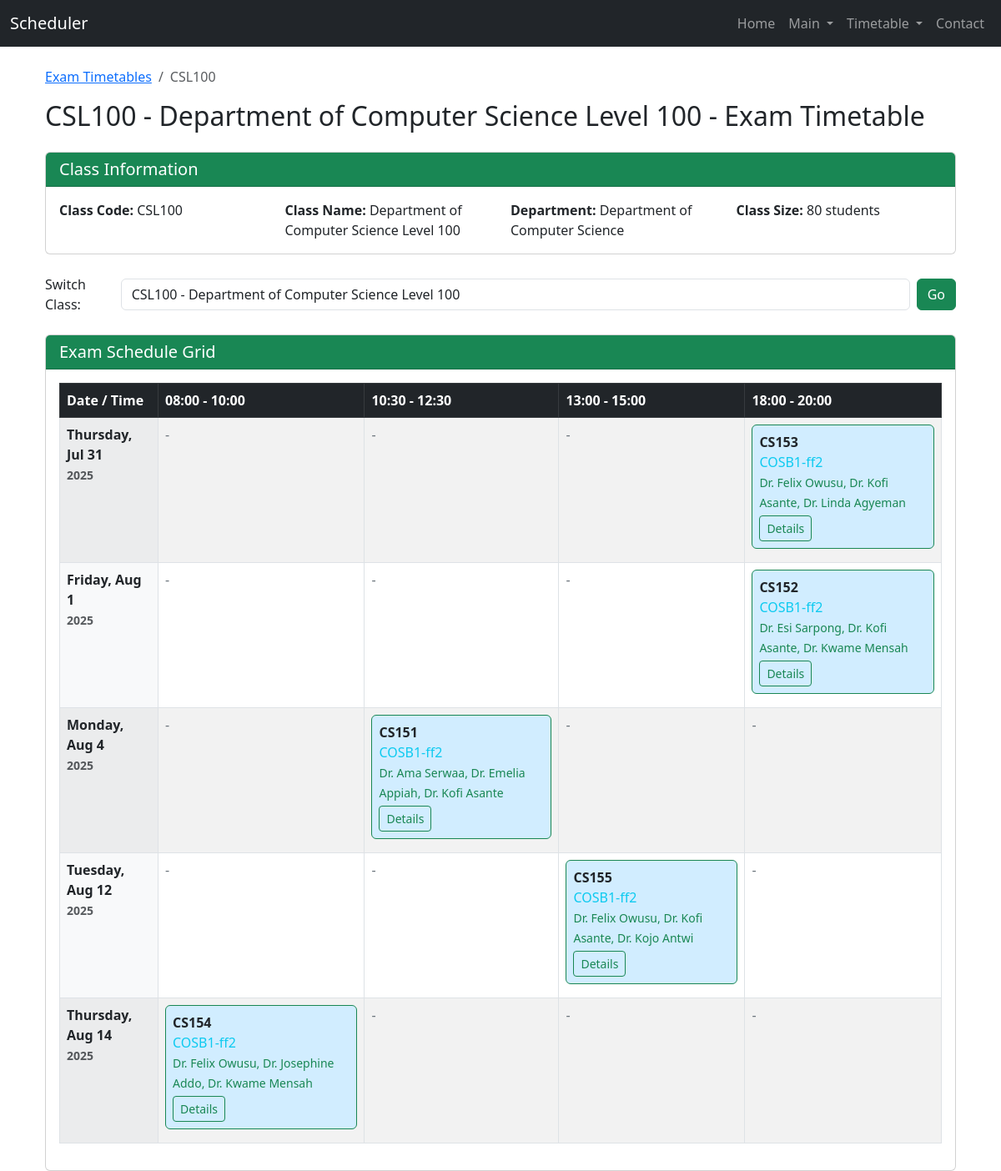
The app's page /timetable/class_exam_timetable/225/ with its own data.
### Timetable/models.py (models this page shows, shortened)
class Class(models.Model):
    code = models.CharField(max_length=20, unique=True)
    name = models.CharField(max_length=100, blank=True, null=True)
    department = models.ForeignKey(Department, on_delete=models.CASCADE)
    level = models.PositiveIntegerField()
    size = models.PositiveIntegerField()
    class Meta:
        verbose_name_plural = "Classes"
        ordering = ['code']

class Department(models.Model):
    code = models.CharField(max_length=10, unique=True)
    name = models.CharField(max_length=100)
    building = models.ForeignKey(Building, on_delete=models.SET_NULL, null=True, blank=True)
    college = models.ForeignKey('College', on_delete=models.SET_NULL, null=True, blank=True, related_name='departments')

class ExamDate(models.Model):
    date = models.DateField(unique=True)
    day_name = models.CharField(max_length=10)
    class Meta:
        ordering = ['date']

class Course(models.Model):
    code = models.CharField(max_length=20, unique=True)
    title = models.CharField(max_length=200)
    course_type = models.ForeignKey(CourseType, on_delete=models.CASCADE)
    department = models.ForeignKey(Department, on_delete=models.CASCADE)
    credit_hours = models.PositiveIntegerField()
    enrollment = models.PositiveIntegerField()
    lecturers = models.ManyToManyField(Lecturer, related_name='courses')
    classes = models.ManyToManyField(Class, related_name='courses')
    requires_lab = models.BooleanField(default=False)
    lab_type = models.ForeignKey(LabType, on_delete=models.SET_NULL, null=True, blank=True)
    class Meta:
        ordering = ['code']

class Room(models.Model):
    code = models.CharField(max_length=20, unique=True)
    building = models.ForeignKey(Building, on_delete=models.CASCADE)
    room_type = models.ForeignKey(RoomType, on_delete=models.CASCADE)
    lab_type = models.ForeignKey(LabType, on_delete=models.SET_NULL, blank=True, null=True)
    capacity = models.PositiveIntegerField()
    dimensions = models.CharField(max_length=20)
    max_courses = models.PositiveIntegerField(default=1)
    proctors_required = models.PositiveIntegerField(default=1)
    is_overflow = models.BooleanField(default=False)
    class Meta:
        ordering = ['code']

class Lecturer(models.Model):
    name = models.CharField(max_length=100)
    department = models.ForeignKey(Department, on_delete=models.CASCADE)
    staff_id = models.CharField(max_length=20, unique=True, db_index=True, null=True, blank=True)
    availability = models.JSONField(blank=True, null=True)  # For regular teaching availability
    proctor_availability = models.JSONField(blank=True, null=True)  # For exam proctoring availability
    is_proctor = models.BooleanField(default=False)
    max_courses = models.PositiveIntegerField(default=4)
    is_active = models.BooleanField(default=True)
    class Meta:
        ordering = ['name']

### Timetable/views.py (the view)
# urls.py: path('class_exam_timetable/<int:class_id>/', views.class_exam_timetable, name='class_exam_timetable'),
def class_exam_timetable(request, class_id):
    try:
        class_obj = Class.objects.get(id=class_id)
    except Class.DoesNotExist:
        raise Http404("Class not found")
    classes = Class.objects.all()
    exam_schedules = ExamSchedule.objects.filter(
        program_class=class_obj
    ).select_related(
        'course', 'room', 'exam_date', 'time_slot'
    ).prefetch_related('invigilators').order_by('exam_date__date', 'time_slot__start_time')
    exam_dates = []
    time_slots = []
    exam_grid = {}
    for schedule in exam_schedules:
        date_key = schedule.exam_date.date
        time_key = f"{schedule.time_slot.start_time.strftime('%H:%M')} - {schedule.time_slot.end_time.strftime('%H:%M')}"
        if date_key not in exam_dates:
            exam_dates.append(date_key)
        if time_key not in time_slots:
            time_slots.append(time_key)
    exam_dates.sort()
    time_slots.sort()
    for date in exam_dates:
        exam_grid[date] = {}
        for time_slot in time_slots:
            exam_grid[date][time_slot] = []
    for schedule in exam_schedules:
        date_key = schedule.exam_date.date
        time_key = f"{schedule.time_slot.start_time.strftime('%H:%M')} - {schedule.time_slot.end_time.strftime('%H:%M')}"
        exam_grid[date_key][time_key].append({
            'course': schedule.course.code,
            'room': schedule.room.code,
            'invigilators': [inv.name for inv in schedule.invigilators.all()],
            'schedule_id': schedule.id
        })
    return render(request, 'timetable/class_exam_timetable.html', {
        'class_obj': class_obj,
        'classes': classes,
        'exam_dates': exam_dates,
        'time_slots': time_slots,
        'exam_grid': exam_grid,
    })

### Scheduler/templatetags/dict_extras.py (called while the page is built)
@register.filter
def dict_chain_get(d, key):
    return d.get(key)

### templates/timetable/class_exam_timetable.html (shortened to what this page needs)
{% extends 'home/base.html' %}
{% load dict_extras %}
{% block content %}
<div class="container mt-4">
    <div class="row">
        <div class="col-12">
            <nav aria-label="breadcrumb">
                <ol class="breadcrumb">
                    <li class="breadcrumb-item"><a href="{% url 'exam_timetable_hub' %}">Exam Timetables</a></li>
                    <li class="breadcrumb-item active">{{ class_obj.code }}</li>
                </ol>
            </nav>
            <h2 class="mb-4">
                {{ class_obj.code }} - {{ class_obj.name }} - Exam Timetable
            </h2>
            <div class="card mb-4">
                <div class="card-header bg-success text-white">
                    <h5 class="mb-0">
                        Class Information
                    </h5>
                </div>
                <div class="card-body">
                    <div class="row">
                        <div class="col-md-3">
                            <strong>Class Code:</strong> {{ class_obj.code }}
                        </div>
                        <div class="col-md-3">
                            <strong>Class Name:</strong> {{ class_obj.name }}
                        </div>
                        <div class="col-md-3">
                            <strong>Department:</strong> {{ class_obj.department.name }}
                        </div>
                        <div class="col-md-3">
                            <strong>Class Size:</strong> {{ class_obj.size }} students
                        </div>
                    </div>
                </div>
            </div>
            <div class="mb-4">
                <form class="form-inline d-flex align-items-center">
                    <label for="class_select" class="me-2">Switch Class:</label>
                    <select id="class_select" class="form-control me-2">
                        {% for other_class in classes %}
                            <option value="{{ other_class.id }}" {% if other_class.id == class_obj.id %}selected{% endif %}>
                                {{ other_class.code }} - {{ other_class.name }}
                            </option>
                        {% endfor %}
                    </select>
                    <button type="button" class="btn btn-success" onclick="window.location.href='{% url 'class_exam_timetable' 0 %}'.replace('0', document.getElementById('class_select').value)">Go</button>
                </form>
            </div>
            {% if exam_dates and time_slots %}
                <div class="card">
                    <div class="card-header bg-success text-white">
                        <h5 class="mb-0">
                            Exam Schedule Grid
                        </h5>
                    </div>
                    <div class="card-body">
                        <div class="table-responsive">
                            <table class="table table-bordered table-striped">
                                <thead class="table-dark">
                                    <tr>
                                        <th>Date / Time</th>
                                        {% for time_slot in time_slots %}
                                            <th>{{ time_slot }}</th>
                                        {% endfor %}
                                    </tr>
                                </thead>
                                <tbody>
                                    {% for date in exam_dates %}
                                    <tr>
                                        <th class="bg-light">
                                            <strong>{{ date|date:"l, M j" }}</strong><br>
                                            <small class="text-muted">{{ date|date:"Y" }}</small>
                                        </th>
                                        {% for time_slot in time_slots %}
                                        <td style="min-width: 150px; vertical-align: top;">
                                            {% for exam in exam_grid|dict_chain_get:date|dict_chain_get:time_slot %}
                                                <div class="border border-success rounded p-2 mb-2" style="background-color: #d1edff;">
                                                    <div><strong>{{ exam.course }}</strong></div>
                                                    <div class="text-info">{{ exam.room }}</div>
                                                    {% if exam.invigilators %}
                                                        <div class="text-success">
                                                            <small>
                                                                {% for invigilator in exam.invigilators %}
                                                                    {{ invigilator }}{% if not forloop.last %}, {% endif %}
                                                                {% endfor %}
                                                            </small>
                                                        </div>
                                                    {% endif %}
                                                    <a href="{% url 'exam_schedule_detail' exam.schedule_id %}"
                                                       class="btn btn-sm btn-outline-success mt-1">
                                                         Details
                                                    </a>
                                                </div>
                                            {% empty %}
                                                <span class="text-secondary">-</span>
                                            {% endfor %}
                                        </td>
                                        {% endfor %}
                                    </tr>
                                    {% endfor %}
                                </tbody>
                            </table>
                        </div>
                    </div>
                </div>
            {% endif %}
        </div>
    </div>
</div>
{% endblock %}

### records on screen
Class: code "CSL100", name "Department of Computer Science Level 100", department.name "Department of Computer Science", size "80"
ExamDate: exam_dates "Thursday, Jul 31", exam_dates "2025"
Course: course "CS153"
Room: room "COSB1-ff2" "COSB1-ff2" "COSB1-ff2" "COSB1-ff2" "COSB1-ff2"
Lecturer: invigilators "Dr. Felix Owusu" "Dr. Felix Owusu" "Dr. Felix Owusu"
Lecturer: invigilators "Dr. Kofi Asante" "Dr. Kofi Asante" "Dr. Kofi Asante" "Dr. Kofi Asante"
Lecturer: invigilators "Dr. Linda Agyeman"
ExamDate: exam_dates "Friday, Aug 1", exam_dates "2025"
Course: course "CS152"
Lecturer: invigilators "Dr. Esi Sarpong"
Lecturer: invigilators "Dr. Kwame Mensah" "Dr. Kwame Mensah"
ExamDate: exam_dates "Monday, Aug 4", exam_dates "2025"
Course: course "CS151"
Lecturer: invigilators "Dr. Ama Serwaa"
Lecturer: invigilators "Dr. Emelia Appiah"
ExamDate: exam_dates "Tuesday, Aug 12", exam_dates "2025"
Course: course "CS155"
Lecturer: invigilators "Dr. Kojo Antwi"
ExamDate: exam_dates "Thursday, Aug 14", exam_dates "2025"
Course: course "CS154"
Lecturer: invigilators "Dr. Josephine Addo"

### other values on screen
{{ time_slot }} "08:00 - 10:00" "10:30 - 12:30" "13:00 - 15:00" "18:00 - 20:00"
form field value "CSL100 - Department of Computer Science Level 100"
